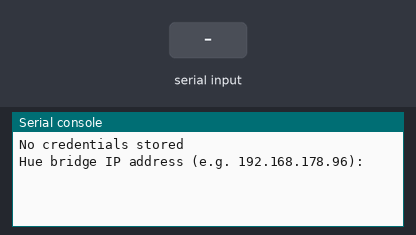
Recording of a program running on a simulated ESP32 board running MicroPython. Parts: the last lines printed to the serial console. The inputs (shaded band) are chosen by the test bench. Web requests get an empty 200 reply after 0.4 s. At 5.5 s the program stops and its outputs stay as they are.

Above: at 1.2 s.
1.3 s: "1" typed at the serial console, then Enter
At 2.2 s:
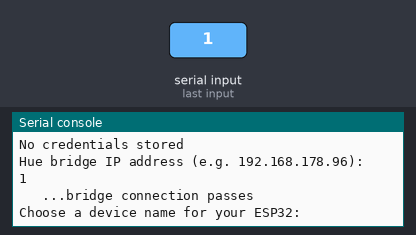
3.2 s: "0" typed at the serial console, then Enter
At 4.8 s:
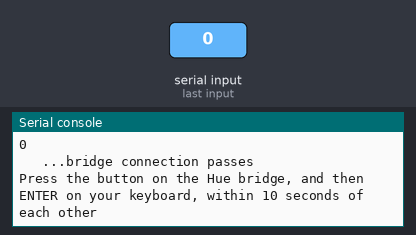
5.1 s: "2" typed at the serial console, then Enter
At 6.3 s:
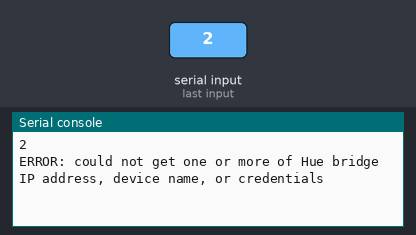

The program:

main.py
```python
# This is the main.py for the remote control for the hue lights under my desk

import machine
import time
import urequests
import os
import sys

def main():
    saved_info_file_name = 'hue_ip_credentials.txt'
    light_index = 1
    try:
        hue_bridge_ip_address, device_name, credentials = get_ip_device_credentials(saved_info_file_name)
    except Exception:
        print('ERROR: could not get one or more of Hue bridge IP address, device name, or credentials')
        sys.exit()
    print('Connected to bridge!')

    # pin_led = machine.Pin(2, machine.Pin.OUT)
    pin_button1 = machine.Pin(13, machine.Pin.IN, machine.Pin.PULL_DOWN)
    pin_button2 = machine.Pin(12, machine.Pin.IN, machine.Pin.PULL_DOWN)
    pin_button3 = machine.Pin(14, machine.Pin.IN, machine.Pin.PULL_DOWN)
    pin_button4 = machine.Pin(27, machine.Pin.IN, machine.Pin.PULL_DOWN)
    pin_button5 = machine.Pin(26, machine.Pin.IN, machine.Pin.PULL_DOWN)
    pin_button6 = machine.Pin(25, machine.Pin.IN, machine.Pin.PULL_DOWN)

    # room = 'office'
    group_id = 1
    scenes = ['aoYhBTLiGLJYEYy', 'fFTqOx3xZFwSjvu', 'A6SMSLSLbYPL0pj', '9nmL2oMZ0MWEstw', 'sK2PYzdtkWIzklc', 'jW--LK2MtUzKJ-B']
    # call: aoYhBTLiGLJYEYy
    # solo work - daytime: fFTqOx3xZFwSjvu
    # night: A6SMSLSLbYPL0pj
    # movie: 9nmL2oMZ0MWEstw
    # techno: sK2PYzdtkWIzklc
    # reading: jW--LK2MtUzKJ-B

    print('Scanning for button presses...')
    while True:
        # first = pin_switch.value()
        # time.sleep_ms(10)
        # second = pin_switch.value()
        first_values = (pin_button1.value(), pin_button2.value(), pin_button3.value(), pin_button4.value(), pin_button5.value(), pin_button6.value())
        time.sleep_ms(10)
        second_values = (pin_button1.value(), pin_button2.value(), pin_button3.value(), pin_button4.value(), pin_button5.value(), pin_button6.value())
        button_id = 0;
        for first, second in zip(first_values, second_values):
            if second and not first:
                print('Button ' + str(button_id) + ' pressed!')
            elif first and not second:
                print('Button ' + str(button_id) + ' released!')
                activate_scene(hue_bridge_ip_address, credentials, group_id, scenes[button_id])
            button_id += 1
                # r = urequests.request('GET','http://' + hue_bridge_ip_address + '/api/' + credentials + '/lights/' + str(light_index))
                # light_state = r.json()["state"]["on"]
                # r.close()
                # print('   light state was %s...' % light_state)
                # r = urequests.request('PUT','http://' + hue_bridge_ip_address + '/api/' + credentials + '/lights/' + str(light_index) + '/state','{"on":%s}' % str(not light_state).lower())
                # print('   ... switching to %s' % (not light_state))
                # r.close()

def activate_scene(hue_bridge_ip_address, credentials, group_id, scene_id, transition_time=4):
    # r = urequests.request('PUT','http://' + hue_bridge_ip_address + '/api/' + credentials + '/groups/' + str(group_id) + '/action','{"scene":"' + scene_id + '", "transitiontime": "' + str(transition_time) + '"}')
    r = urequests.request('PUT','http://' + hue_bridge_ip_address + '/api/' + credentials + '/groups/' + str(group_id) + '/action','{"scene":"' + scene_id + '"}')
    # return self.request('PUT', '/api/' + self.username + '/groups/' +
    #                     str(group_id) + '/action',
    #                     {
    #                         "scene": scene_id,
    #                         "transitiontime": transition_time
    #                     })

def get_ip_device_credentials(saved_info_file_name):
    dir_contents = os.listdir()
    if saved_info_file_name in dir_contents:
        print('Credentials found. Testing.')
        f = open(saved_info_file_name)
        d = f.readlines()
        f.close()
        # if len(d) != 2:
        #     raise Exception('Credentials file is corrupt')
        hue_bridge_ip_address = d[0].strip()
        device_name = d[1].strip()
        credentials = d[2].strip()
        if not test_hue_bridge_connection(hue_bridge_ip_address):
            print("ERROR: could not locate Hue bridge at the address: " + hue_bridge_ip_address)
            raise Exception
        # if not test_credentials(hue_bridge_ip_address, credentials):
        #     print("ERROR: credentials invalid: " + credentials)
        #     raise Exception
    else:
        print('No credentials stored')
        hue_bridge_ip_address = input('Hue bridge IP address (e.g. 192.168.178.96): ')
        if not test_hue_bridge_connection(hue_bridge_ip_address):
            print("ERROR: could not locate Hue bridge at the address: " + hue_bridge_ip_address)
            raise Exception
        device_name = input('Choose a device name for your ESP32: ')
        credentials = get_new_credentials(device_name, hue_bridge_ip_address)
        print('Saving new credentials to ' + saved_info_file_name + 'to connect automatically upon future reboots. Delete this file to reset stored credentials.')
        f = open(saved_info_file_name,'w')
        f.write(hue_bridge_ip_address + '\n' + device_name + '\n' + credentials)
        f.close()
    print('Hue bridge IP address: ' + hue_bridge_ip_address)
    print('Device name: ' + device_name)
    print('Credentials: ' + credentials)
    return hue_bridge_ip_address, device_name, credentials


def get_new_credentials(device_name, hue_bridge_ip_address):
    # test IP address
    if not test_hue_bridge_connection(hue_bridge_ip_address):
        return False

    # get new credentials:
    input('Press the button on the Hue bridge, and then ENTER on your keyboard, within 10 seconds of each other')
    r = urequests.request('POST','http://' + hue_bridge_ip_address + '/api','{"devicetype":"' + device_name + '"}')
    # print(r.text)
    try:
        credentials = r.json()[0]['success']['username']
    except TypeError:
        print('ERROR: could not parse Hue bridge response')
        r.close()
        return False
    r.close()
    return credentials

def test_credentials(hue_bridge_ip_address, credentials):
    # THIS FUNCTION IS BROKEN - DO NOT USE AS IS
    print(hue_bridge_ip_address)
    print(credentials)
    print('http://' + hue_bridge_ip_address + '/api/'+ credentials)
    r = urequests.request('GET','http://' + hue_bridge_ip_address + '/api/'+ credentials)
    print('JSON contains: \n' + r.json())
    try:
        print('JSON contains: \n' + r.json())
        r.json()[0]["error"]["description"]
        r.close()
    except KeyError:
        # this is the good outcomel, because the error field doesn't exist
        print('   ...credentials pass')
        return True
    except:
        print('ERROR: in test_credentials. Something else went wrong')
        return False
        # return True
    # else, credentials fail
    print("ERROR: credentials are invalid")
    return False


def test_hue_bridge_connection(hue_bridge_ip_address):
    try:
        r = urequests.request('GET','http://' + hue_bridge_ip_address + '/api/newdeveloper')
        r.close()
    except OSError:
        print('ERROR: cannot connect to Hue bridge on given IP address: ' + hue_bridge_ip_address)
        return False
    print('   ...bridge connection passes')
    return True


if __name__ == "__main__":
    main()


# to automate getting the hue bridge IP:
# def get_ip_address(self, set_result=False):

#     """ Get the bridge ip address from the meethue.com nupnp api """

#     connection = httplib.HTTPSConnection('www.meethue.com')
#     connection.request('GET', '/api/nupnp')

#     logger.info('Connecting to meethue.com/api/nupnp')

#     result = connection.getresponse()
```

Measured:
- after the input at 1.3 s, the serial console: prints a new line at once (image 1)
- after the input at 3.2 s, the serial console: prints a new line at once (image 2)
- after the input at 5.1 s, the serial console: prints a new line at once (image 3)
